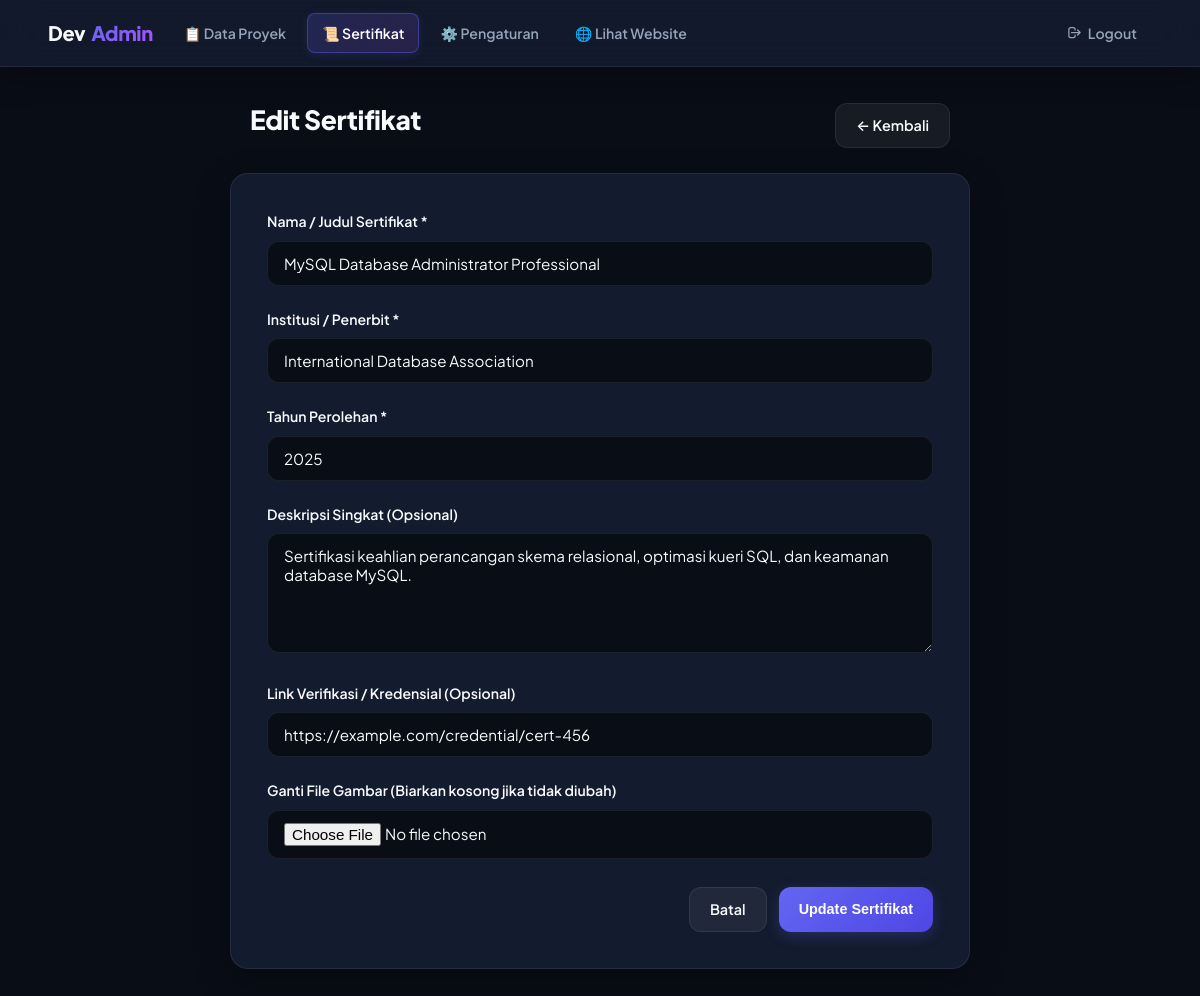
Page /admin/sertifikat_edit.php?id=2 (signed in) on the committed database.
### tables this page shows
CREATE TABLE IF NOT EXISTS `certificates` (
  `id` INT(11) NOT NULL AUTO_INCREMENT,
  `judul` VARCHAR(150) NOT NULL,
  `penerbit` VARCHAR(100) NOT NULL,
  `tahun` VARCHAR(20) NOT NULL,
  `deskripsi` TEXT DEFAULT NULL,
  `gambar` VARCHAR(255) NOT NULL,
  `link_kredensial` VARCHAR(255) DEFAULT NULL,
  `created_at` DATETIME DEFAULT CURRENT_TIMESTAMP,
  PRIMARY KEY (`id`)
);

### admin/sertifikat_edit.php (the view, shortened to what this page needs)
<?php
require_once '../koneksi.php';
$id = isset($_GET['id']) ? (int)$_GET['id'] : 0;
try {
    $stmt = $pdo->prepare("SELECT * FROM certificates WHERE id = :id LIMIT 1");
    $stmt->bindParam(':id', $id, PDO::PARAM_INT);
    $stmt->execute();
    $cert = $stmt->fetch();
} catch (PDOException $e) {
    die("Database Error: " . htmlspecialchars($e->getMessage()));
}
?>
<!DOCTYPE html>
<html lang="id">
<head>
    <link rel="stylesheet" href="../assets/css/admin.css">
</head>
<body>
    <nav class="admin-navbar">
        <div class="admin-nav-container">
            <a href="index.php" class="admin-logo">
                Dev<span>Admin</span>
            </a>
            <ul class="admin-nav-links" id="adminNavMenu">
                <li><a href="index.php">📋 Data Proyek</a></li>
                <li><a href="sertifikat.php" class="active">📜 Sertifikat</a></li>
                <li><a href="pengaturan.php">⚙️ Pengaturan</a></li>
                <li><a href="../index.php" target="_blank">🌐 Lihat Website</a></li>
                <li class="nav-user-item">
                    <div class="user-info">
                        <a href="logout.php" class="btn-logout" title="Keluar dari Panel Admin">
                            <svg width="15" height="15" fill="none" stroke="currentColor" viewBox="0 0 24 24">
                                <path stroke-linecap="round" stroke-linejoin="round" stroke-width="2" d="M17 16l4-4m0 0l-4-4m4 4H7m6 4v1a3 3 0 01-3 3H6a3 3 0 01-3-3V7a3 3 0 013-3h4a3 3 0 013 3v1"/>
                            </svg>
                            <span>Logout</span>
                        </a>
                    </div>
                </li>
            </ul>
        </div>
    </nav>
    <main class="admin-main">
        <div class="admin-header-action" style="max-width: 700px; margin: 0 auto 25px;">
            <h1 class="admin-title">Edit Sertifikat</h1>
            <a href="sertifikat.php" class="btn-secondary">&larr; Kembali</a>
        </div>
        <div class="form-card">
            <form action="sertifikat_edit.php?id=<?= $id; ?>" method="POST" enctype="multipart/form-data">
                <div class="form-group">
                    <label for="judul" class="form-label">Nama / Judul Sertifikat *</label>
                    <input type="text" id="judul" name="judul" class="form-control" value="<?= htmlspecialchars($cert['judul']); ?>" required autocomplete="off">
                </div>
                <div class="form-group">
                    <label for="penerbit" class="form-label">Institusi / Penerbit *</label>
                    <input type="text" id="penerbit" name="penerbit" class="form-control" value="<?= htmlspecialchars($cert['penerbit']); ?>" required autocomplete="off">
                </div>
                <div class="form-group">
                    <label for="tahun" class="form-label">Tahun Perolehan *</label>
                    <input type="text" id="tahun" name="tahun" class="form-control" value="<?= htmlspecialchars($cert['tahun']); ?>" required autocomplete="off">
                </div>
                <div class="form-group">
                    <label for="deskripsi" class="form-label">Deskripsi Singkat (Opsional)</label>
                    <textarea id="deskripsi" name="deskripsi" class="form-control"><?= htmlspecialchars($cert['deskripsi']); ?></textarea>
                </div>
                <div class="form-group">
                    <label for="link_kredensial" class="form-label">Link Verifikasi / Kredensial (Opsional)</label>
                    <input type="url" id="link_kredensial" name="link_kredensial" class="form-control" value="<?= htmlspecialchars($cert['link_kredensial']); ?>">
                </div>
                <div class="form-group">
                    <label for="gambar" class="form-label">Ganti File Gambar (Biarkan kosong jika tidak diubah)</label>
                    <input type="file" id="gambar" name="gambar" class="form-control" accept="image/jpeg,image/png,image/webp,image/svg+xml">
                </div>
                <div class="form-actions">
                    <a href="sertifikat.php" class="btn-secondary">Batal</a>
                    <button type="submit" class="btn-primary">Update Sertifikat</button>
                </div>
            </form>
        </div>
    </main>
</body>
</html>

### rows in the picture
certificates: judul "MySQL Database Administrator Professional", penerbit "International Database Association", tahun "2025", deskripsi "Sertifikasi keahlian perancangan skema relasional, optimasi kueri SQL, dan keamanan database MySQL.", link_kredensial "https://example.com/credential/cert-456"
